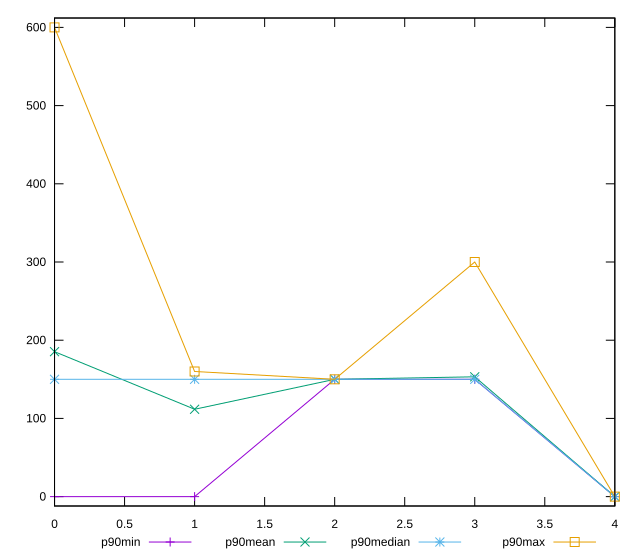

This figure's gnuplot source:
reset

$p90Min <<EOF
0 0
1 0
2 150
3 150
4 0
EOF

$p90Mean <<EOF
0 185.31914893617022
1 111.70212765957447
2 150
3 153.19148936170214
4 0
EOF

$p90Median <<EOF
0 150
1 150
2 150
3 150
4 0
EOF

$p90Max <<EOF
0 600
1 160
2 150
3 300
4 0
EOF

set key outside below
set xrange [0:4]
set yrange [-12:612]
set trange [-12:612]
set terminal svg size 640, 560 enhanced background rgb 'white'
set output "report_00025_2021-02-22T21:38:55.199Z/unused-css-rules/progression/value.svg"

plot $p90Min title "p90min" with linespoints, \
     $p90Mean title "p90mean" with linespoints, \
     $p90Median title "p90median" with linespoints, \
     $p90Max title "p90max" with linespoints

reset
